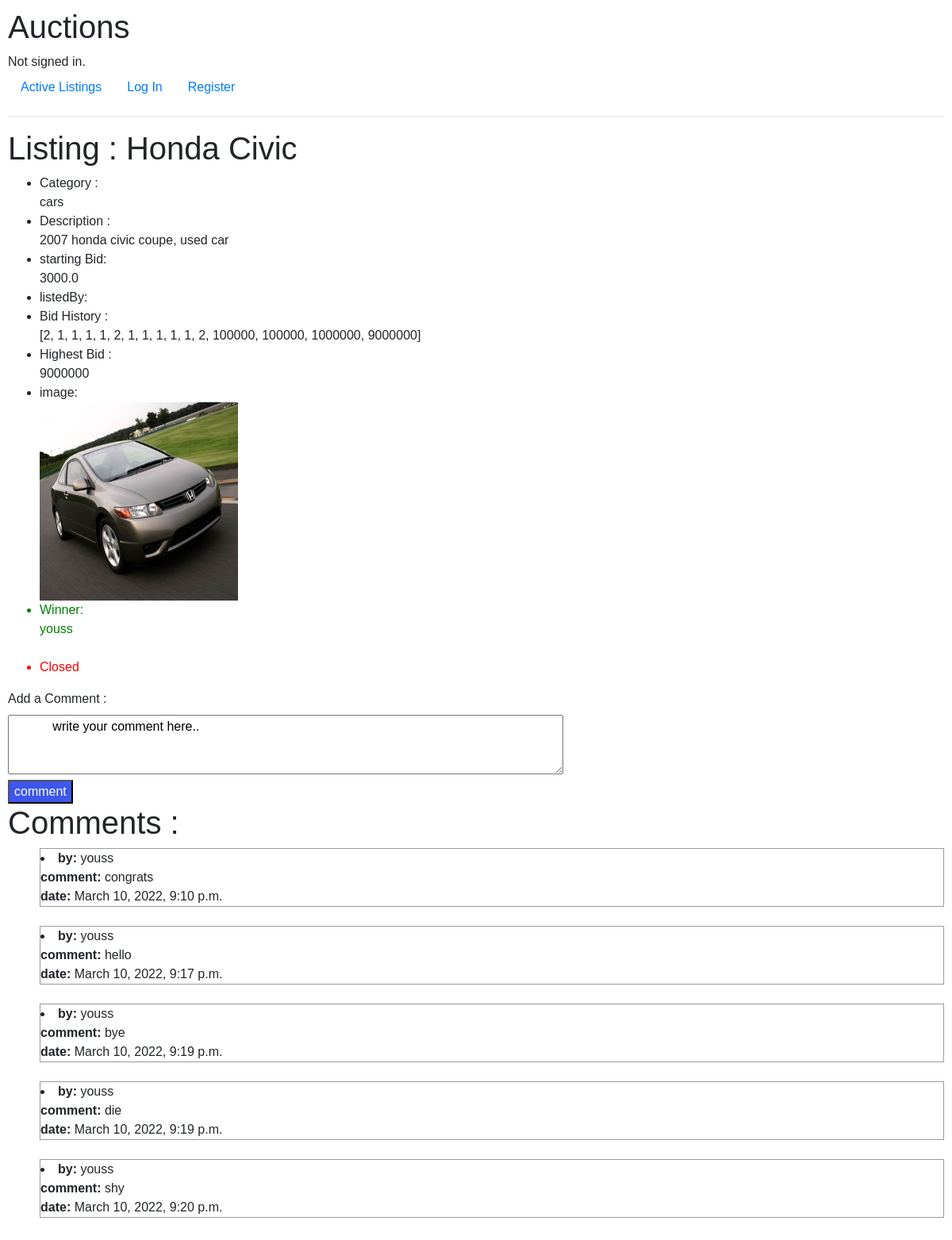
The app's page /listingMainPage/9 with its own data.
### auctions/models.py (models this page shows)
class Listing(models.Model):
    title= models.TextField(null=True, blank=True)
    category= models.TextField(null=True, blank=True)
    description= models.TextField(null=True, blank=True)
    startingBid=models.FloatField(null=True, blank=True)
    image=models.ImageField( null=True, blank=True, upload_to='images/')
    winner=models.ForeignKey(to=User,default=DEFAULT_CASE_ID,on_delete = models.SET_DEFAULT, null = True, related_name='winner')
    closedDate=models.TextField(null=True, blank=True)
    closed=models.BooleanField(default=False)
    user=models.ForeignKey(to=User, on_delete=models.CASCADE, null=True)

class User(AbstractUser):
    pass

class Comment(models.Model):
    commentString=models.TextField(null=True, blank=True)
    user=models.ForeignKey(to=User,on_delete=models.CASCADE, null=True)
    listing=models.ForeignKey(to=Listing, on_delete=models.CASCADE, null=True)
    date = models.DateTimeField(auto_now_add=True, blank=True)

### auctions/views.py (the view)
# urls.py: path("listingMainPage/<str:listingId>", views.listingMainPage,name="listingMainPage"),
def listingMainPage(request, listingId):
    lis =Listing.objects.get(id=listingId)
    listingBids=Bid.objects.filter(listing=lis)
    listingComments=Comment.objects.filter(listing=lis)
    bidHistory=[]
    for n in listingBids:
      bidHistory.append(n.amount)
      lis.bidHistory=bidHistory
      if(len(bidHistory) != 0):
          lis.lastBid=max(bidHistory)
    user=utils.get_user(lis.user_id)
    return render(request, "auctions/listingMainPage.html", {"lis":lis, "Cuser":request.user, "comments":listingComments})

### auctions/utils.py (called while the page is built)
def get_user(id):
   obj=User.objects.get(pk=id)
   return obj

### auctions/templates/auctions/listingMainPage.html (shortened to what this page needs)
{% extends "auctions/layout.html" %}
{% load static %}
{% block body %}
  <h1>Listing : {{lis.title}}</h1>
  <ul>
      <li>Category :<br> {{lis.category}}</li>
      <li>Description :<br> {{lis.description}}</li>
      <li>starting Bid:<br> {{lis.startingBid}}</li>
      <li>listedBy:<br> {{Cuser.username}}</li>
      <li> Bid History :<br> {{lis.bidHistory}} <br></li>
      <li> Highest Bid :<br> {{lis.lastBid}} <br></li>
      <li>image: <br>
        {% if lis.image %}
         <img src="{{lis.image.url}}" alt="Bid pic" width="250" height="250"></li>
         {% else %}
            no image
        {%endif %}
      {% if lis.closed %}
      <li style="color:green">Winner: <br> {{ lis.winner}} </li>
           <br>
      <li style="color:red"> Closed </li>
      {% endif %}
     </ul>
     <div>
      <form action="{% url 'saveComment' %}" method="post" enctype='multipart/form-data'>
          <label for="comment">Add a Comment :</label>
          <br>
          <textarea  name="comment" onfocus="this.value=''" style="width:700px; height:75px">
            write your comment here..
          </textarea>
          <br>
          <input type="submit" name="submit" value="comment" style="color:rgb(255, 255, 255); background-color: #3d57ec;">
      </form>
       <h1>Comments : </h1>
       <ul>
        {% for comment in comments %}
         <li style=" list-style-position:inside;
         border: 1px solid rgb(155, 155, 155);">
          <b>by:</b> {{comment.user}}<br>
          <b>comment:   </b> {{comment.commentString}}<br>
           <b>date:    </b> {{comment.date}}
         </li>
         <br>
         {% empty %}
         <h2>There is no comments available.</h2>
         {% endfor %}
       </ul>
     </div>
{% endblock %}

### auctions/static/auctions/styles.css (style rules this page uses)
body { padding: 10px; font-family: helvetica; }

### records on screen
Listing: title "Honda Civic", category "cars", description "2007 honda civic coupe, used car", startingBid "3000.0", bidHistory "[2, 1, 1, 1, 1, 2, 1, 1, 1, 1, 1, 2, 100000, 100000, 1000000, 9000000]", lastBid "9000000", image (picture), winner "youss"
Comment: user "youss", commentString "congrats", date "March 10, 2022, 9:10 p.m."
Comment: user "youss", commentString "hello", date "March 10, 2022, 9:17 p.m."
Comment: user "youss", commentString "bye", date "March 10, 2022, 9:19 p.m."
Comment: user "youss", commentString "die", date "March 10, 2022, 9:19 p.m."
Comment: user "youss", commentString "shy", date "March 10, 2022, 9:20 p.m."
